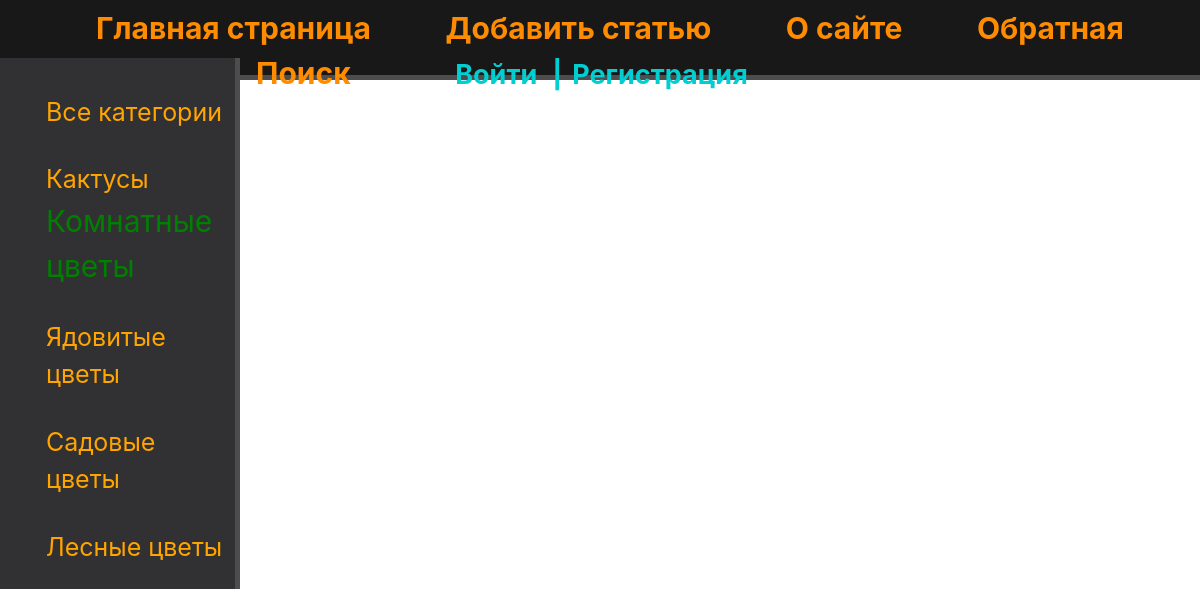
The page /category/komnatnie-cveti/ on the database as committed earlier.
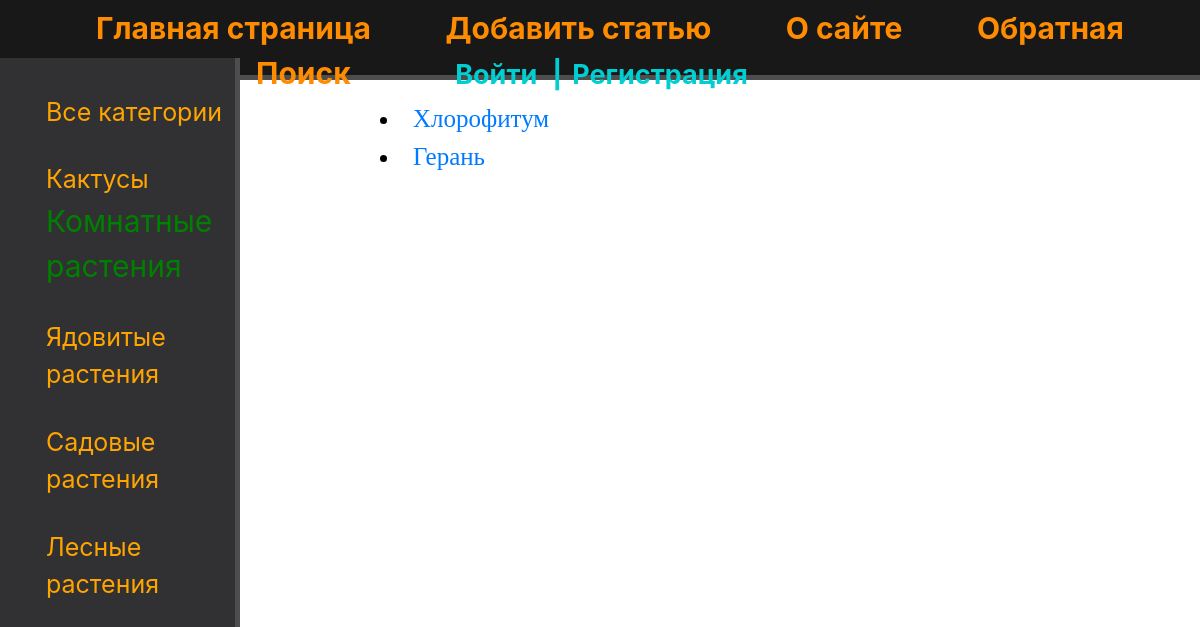
The same page on the database as committed later.
### flowers/models.py (models this page shows, shortened)
class Category(models.Model):
    name = models.CharField(max_length=250)
    slug = models.SlugField(max_length=250, unique=True, db_index=True)
    def get_absolute_url(self):
        return reverse('category', kwargs={'cat_slug': self.slug})

class Flowers(models.Model):
    name = models.CharField(max_length=250, blank=True)
    slug = models.SlugField(max_length=250, unique=True, db_index=True)
    photo = models.ImageField(upload_to="photos/%Y/%m/%d/", default=None, blank=True, null=True, verbose_name="Фото")
    content = models.TextField(blank=True)
    time_create = models.DateTimeField(auto_now_add=True)
    time_update = models.DateTimeField(auto_now=True)
    cat = models.ForeignKey('Category', on_delete=models.PROTECT, null=True, verbose_name='Категории')
    def get_absolute_url(self):
        return reverse('post', kwargs={'post_slug': self.slug})

### flowers/views.py (the view)
# urls.py: path('category/<slug:cat_slug>/', views.show_category, name='category'),
def show_category(request, cat_slug):
    category = get_object_or_404(Category, slug=cat_slug)
    posts = Flowers.objects.filter(cat_id=category.pk)
    data = {
        'title': f'Рубрика: {category.name}',
        'menu': menu,
        'cat_select': category.id,
        'posts': posts
    }
    return render(request, 'flowers/category.html', data)

### flowers/templatetags/flowers_category.py (called while the page is built)
@register.inclusion_tag('flowers/list_category.html')
def flower_category(cat_select=0):
    flower_cat = Category.objects.all()
    return {'category': flower_cat, 'cat_select': cat_select}

### users/context_processors.py (called while the page is built)
def get_flowers_context(request):
    return {'mainmenu': menu}

### flowers/templates/flowers/category.html
{% extends 'base.html' %}
{% block content %}
{% for cat in posts %}
    {% if cat.id == cat_select %}
        <li class="select">{{cat.name}}</li>
    {% else %}
        <li><a href="{{ cat.get_absolute_url }}">{{cat.name}}</a></li>
    {% endif %}
{% endfor %}
{% endblock %}

### flowers/templates/flowers/list_category.html
{% for cat in category %}
    {% if cat.id == cat_select %}
        <li class="select">{{cat.name}}</li>
    {% else %}
        <li><a href="{{ cat.get_absolute_url }}">{{cat.name}}</a></li>
    {% endif %}
{% endfor %}

Rows that differ between the two databases and show on the page:
changed Category: name "Комнатные цветы" → "Комнатные растения"
changed Category: name "Ядовитые цветы" → "Ядовитые растения"
changed Category: name "Садовые цветы" → "Садовые растения"
changed Category: name "Лесные цветы" → "Лесные растения"
now on this page (row edited): Flowers: name "Хлорофитум"
now on this page (row edited): Flowers: name "Герань"
